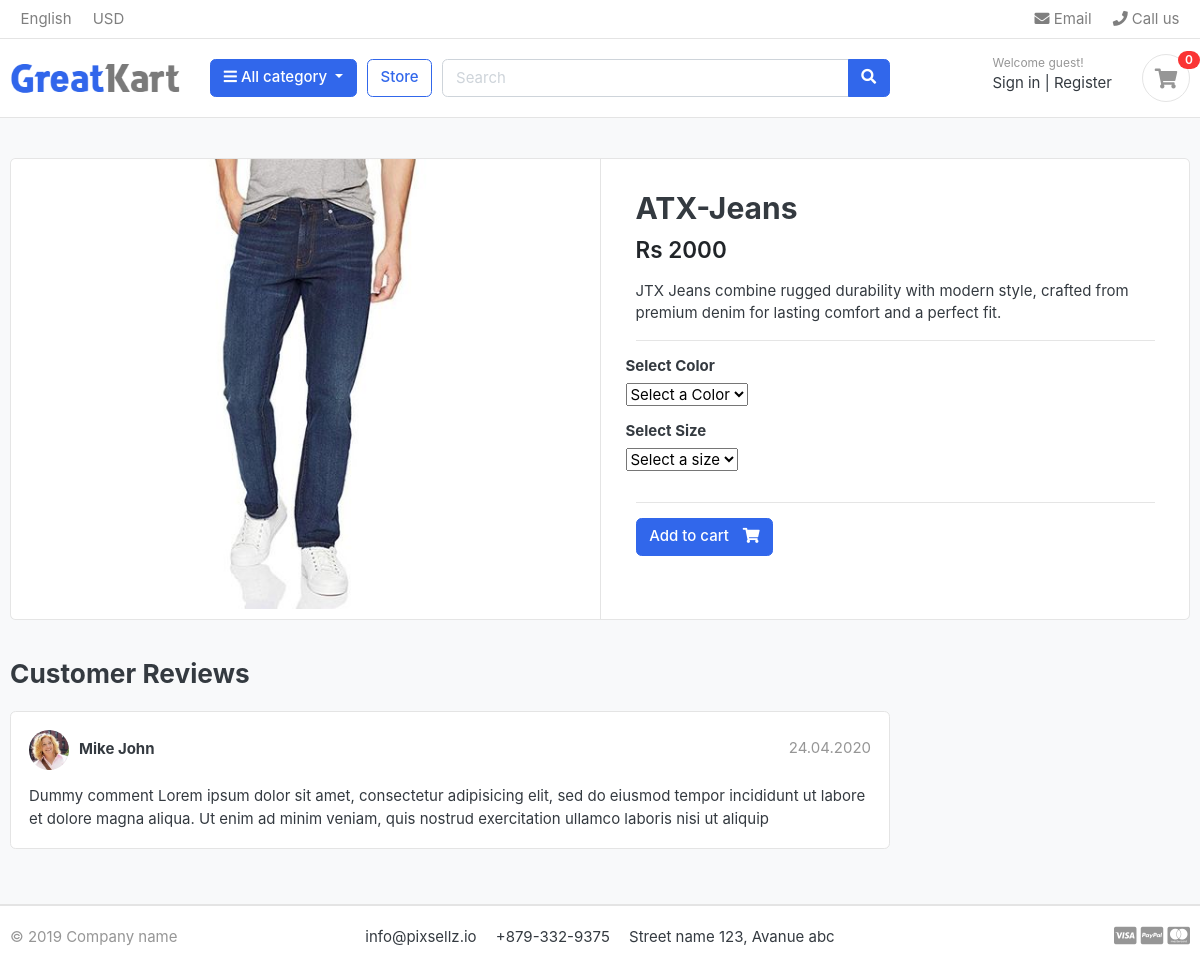
Page /store/jeans/atx-jeans/ on the committed database.
### store/models.py (models this page shows, shortened)
class Product(models.Model):
    product_name = models.CharField(max_length=100, unique=True)
    slug = models.SlugField(max_length=100)
    description = models.TextField(max_length=200, blank=True)
    image = models.ImageField(upload_to="photos/products")
    price = models.IntegerField()
    is_available = models.BooleanField(default=True)
    category = models.ForeignKey(Categorie, on_delete=models.CASCADE)
    created_date = models.DateTimeField(auto_now_add=True)
    modified_date = models.DateTimeField(auto_now=True)
    stock = models.IntegerField()

### store/views.py (the view)
# urls.py: path('<slug:category_slug>/<slug:product_slug>/', views.product_slug, name="product_detail")
def product_slug(request, category_slug, product_slug):
    product = get_object_or_404(Product, slug=product_slug, is_available=True)
    color_variation = Variation.objects.filter( product=product , variation_category = 'color')
    size_variation = Variation.objects.filter( product=product , variation_category = 'size')
    addedCheck = CartItem.objects.filter(
        cart__cart_id=_getCartId(request), product__slug=product_slug
    ).exists()
    return render(
        request, "product_detail.html", {"product": product, "addedCheck": addedCheck,'color_variation':color_variation,'size_variation':size_variation,
        }
    )

### carts/context_processor.py (called while the page is built)
def getQuantity(request):
    try:
       cartObject = CartItem.objects.filter(cart__cart_id = _getCartId(request))
       quantity = 0
       for item in cartObject:
           quantity += item.quantity
    except cartObject.DoesNotExist:
        quantity = 0
    return {'quantity':quantity}

### carts/views.py (called while the page is built)
def _getCartId(request):
    cart = request.session.session_key
    if not cart:
        cart = request.session.create()
    return cart

### category/category_processor.py (called while the page is built)
def menu_list(request):
    category_objects = Categorie.objects.all()
    return {'category_object':category_objects }

### store/templates/product_detail.html (shortened to what this page needs)
{% extends "base.html" %}
{% block content %}
<section class="section-content padding-y bg">
  <div class="container">
    <div class="card">
      <div class="row no-gutters">
        <aside class="col-md-6">
          <article class="gallery-wrap">
            <div class="img-big-wrap">
              <a href="#"><img src="{{product.image.url}}" /></a>
            </div>
          </article>
        </aside>
        <main class="col-md-6 border-left">
        <form action="{% url 'add_cart' product.id %}" method = "get">
          <article class="content-body">
            <h2 class="title"> {{product.product_name}} </h2>
            <div class="mb-3">
              <var class="price h4">Rs {{product.price}}</var>
            </div>
            <p>
              {{product.description}}
            </p>
            <hr />
                    <div class="row">
                    <div class="item-option-select">
                            <h6>Select Color</h6>
                            <select class="form-select form-select-sm w-auto" aria-label="Select Size" name='color'>
                                <option selected disabled>Select a Color</option>
                            </select>
                        </div>
                    </div>
                    <div class="row">
                        <div class="item-option-select">
                            <h6>Select Size</h6>
                            <select class="form-select form-select-sm w-auto" aria-label="Select Size" name='size'>
                                <option selected disabled>Select a size</option>
                            </select>
                        </div>
                    </div>
            <hr />
            {% if product.stock <= 0 %}
             <h4 class="text-danger"> Out Of Stock </h4>
            {% else %}
                        <button type = 'submit' class="btn btn-primary">
                            <span class="text">Add to cart</span>
                            <i class="fas fa-shopping-cart"></i>
                        </button>
             {% endif %}
          </article>
        </form>
        </main>
      </div>
    </div>
    <br />
    <div class="row">
      <div class="col-md-9">
        <header class="section-heading">
          <h3>Customer Reviews</h3>
        </header>
        <article class="box mb-3">
          <div class="icontext w-100">
            <img
              src="./images/avatars/avatar1.jpg"
              class="img-xs icon rounded-circle"
            />
            <div class="text">
              <span class="date text-muted float-md-right">24.04.2020 </span>
              <h6 class="mb-1">Mike John</h6>
            </div>
          </div>
          <div class="mt-3">
            <p>
              Dummy comment Lorem ipsum dolor sit amet, consectetur adipisicing
              elit, sed do eiusmod tempor incididunt ut labore et dolore magna
              aliqua. Ut enim ad minim veniam, quis nostrud exercitation ullamco
              laboris nisi ut aliquip
            </p>
          </div>
        </article>
      </div>
    </div>
  </div>
</section>
{% endblock %}

### static/css/ui.css (style rules this page uses)
html { font-family: "Inter", sans-serif; font-size: 15px; }
.content-body { flex: 1 1 auto; padding: 2rem 2.3rem; }
.img-xs, .img-sm, .img-md, .img-lg { -o-object-fit: cover; object-fit: cover; flex-shrink: 0; flex-grow: 0; }
.img-xs { width: 40px; height: 40px; }
.padding-y { padding-top: 40px; padding-bottom: 40px; }
var { font-style: normal; }
article:after, .form-group:after { display: block; clear: both; content: ""; }
.bg { background-color: #f8f9fa; }
.section-heading { margin-bottom: 20px; margin-top: 15px; }
p:last-child { margin-bottom: 0; }
.btn .text + i { margin-left: 10px; }
.icontext { display: inline-flex; align-items: center; vertical-align: middle; }
.icontext .text { width: 100%; line-height: 1.2; }
.icontext .icon { position: relative; margin-right: 10px; flex-shrink: 0; flex-grow: 0; }
.price { font-weight: 600; color: #212529; }
.box { padding: 18px; background: #fff; border-radius: 0.37rem; border: 1px solid #e4e4e4; }
.box img { max-width: 100%; }
.gallery-wrap .img-big-wrap { margin-bottom: 10px; border-radius: 0.37rem; overflow: hidden; background-color: #fff; }
.gallery-wrap .img-big-wrap a { text-align: center; display: block; }
.gallery-wrap .img-big-wrap img { height: 450px; width: auto; display: inline-block; }
.item-option-select { margin-bottom: 1rem; display: inline-block; margin-right: 15px; }

### rows in the picture
Product: image (picture), product_name "ATX-Jeans", price "2000", description "JTX Jeans combine rugged durability with modern style, crafted from premium denim for lasting comfort and a perfect fit."

### other values in the picture
{{ quantity }} "0"
